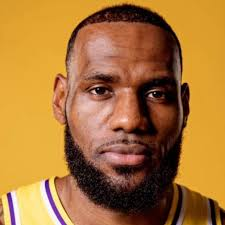
#> input picture model/test_images/lebron.jfif, 225 x 225 px
$ jupyter execute --allow-errors 'Preprocessing data.ipynb'   (shell and % lines are left out)
#> lines starting #> are read from the running program, lines starting #| are printed output that depends on the picture; after the words box and inside, x2 and y2 are one past the last pixel; in counts of white or black regions, pixels touching at a corner belong together
[cell 1]
import numpy as np
import cv2
import matplotlib
import matplotlib.pyplot as plt

[cell 2]
img = cv2.imread('./test_images/lebron.jfif')
#> img is the input picture: shape (225, 225, 3); mean B, G, R 57.2, 117.1, 168.4
img.shape
#> Out = (225, 225, 3)

[cell 3]
plt.imshow(img)

[cell 4]
gray = cv2.cvtColor(img,cv2.COLOR_BGR2GRAY)
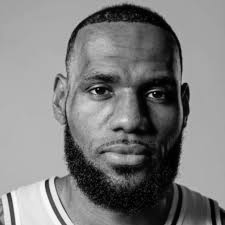
#> gray: shape (225, 225); min 0, max 254, mean 125.7
gray.shape
#> Out = (225, 225)

[cell 5]
plt.imshow(gray,cmap='gray')

[cell 6]
face_cascade = cv2.CascadeClassifier('./opencv/haarcascades/haarcascade_frontalface_default.xml')
eye_cascade = cv2.CascadeClassifier('./opencv/haarcascades/haarcascade_eye.xml')

faces = face_cascade.detectMultiScale(gray, 1.3, 5)
#> faces = [[62, 37, 137, 137]]
faces
#> Out = [[62, 37, 137, 137]]

[cell 7]
(x,y,w,h) = faces[0]
#> x = 62; y = 37; w = 137; h = 137
x,y,w,h
#> Out = (62, 37, 137, 137)

[cell 8]
face_img = cv2.rectangle(img,(x,y),(x+w,y+h),(255,0,0),2)
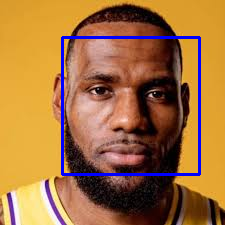
#> face_img: shape (225, 225, 3); mean B, G, R 63.8, 113.2, 162.7
plt.imshow(face_img)

[cell 9]
cv2.destroyAllWindows()
for (x,y,w,h) in faces:
    face_img = cv2.rectangle(img,(x,y),(x+w,y+h),(255,0,0),2)
    roi_gray = gray[y:y+h, x:x+w]
    roi_color = face_img[y:y+h, x:x+w]
    eyes = eye_cascade.detectMultiScale(roi_gray)
    for (ex,ey,ew,eh) in eyes:
        cv2.rectangle(roi_color,(ex,ey),(ex+ew,ey+eh),(0,255,0),2)
#> this loop made 1 pass
#> (x, y, w, h, eyes) on pass 1: (62, 37, 137, 137, [[18, 34, 38, 38], [74, 40, 36, 36]])
#> pass 1, `roi_gray = gray[y:y+h, x:x+w]`:
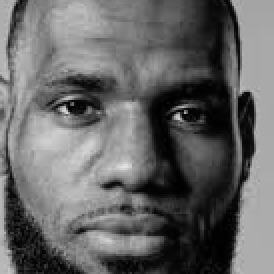
#> roi_gray: shape (137, 137) (shown 2 times larger); min 0, max 227, mean 101.3
#> pass 1, `roi_color = face_img[y:y+h, x:x+w]`:
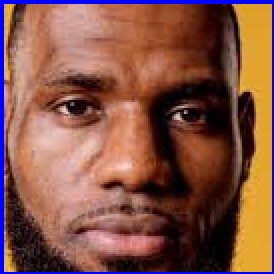
#> roi_color: shape (137, 137, 3) (shown 2 times larger); mean B, G, R 69.3, 84.1, 132.3
#> after the loop:
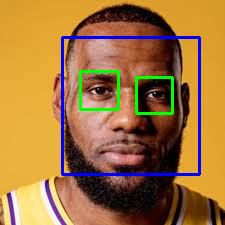
#> img: shape (225, 225, 3); 1.74% of pixels changed, all inside (x1, y1, x2, y2) = (79, 70, 174, 115)
#> after the loop:
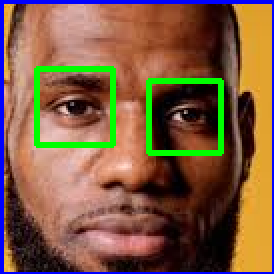
#> roi_color: shape (137, 137, 3) (shown 2 times larger); 4.69% of pixels changed, all inside (x1, y1, x2, y2) = (17, 33, 112, 78)


plt.figure()
plt.imshow(face_img, cmap='gray')
plt.show()

[cell 10]
plt.imshow(roi_color, cmap='gray')

[cell 11]
def get_cropped_image_if_2_eyes(image_path):
#> called with image_path = './test_images/lebron.jfif'
    img = cv2.imread(image_path)
    if img is None:
        print(f"Error: Unable to load image at {image_path}")
        return None
    gray = cv2.cvtColor(img, cv2.COLOR_BGR2GRAY)
    faces = face_cascade.detectMultiScale(gray, 1.3, 5)
#> faces = [[62, 37, 137, 137]]
    for (x,y,w,h) in faces:
        roi_gray = gray[y:y+h, x:x+w]
        roi_color = img[y:y+h, x:x+w]
        eyes = eye_cascade.detectMultiScale(roi_gray)
        if len(eyes) >= 2:
            return roi_color
#> this loop made 1 pass
#> pass 1, in get_cropped_image_if_2_eyes, `roi_color = img[y:y+h, x:x+w]`:
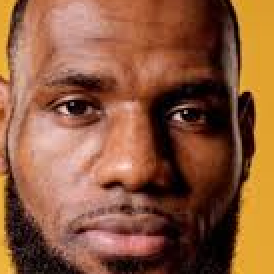
#> roi_color: shape (137, 137, 3) (shown 2 times larger); mean B, G, R 60.7, 89.4, 140
